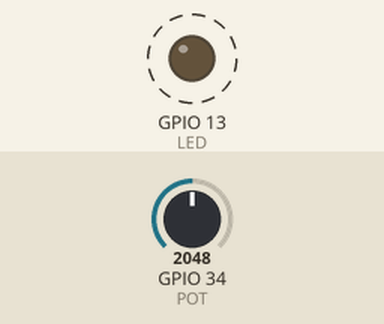
Recording of a sketch running on a simulated ESP32. Parts: output pins drawn as LEDs (lit = HIGH). Dashed ring = blinking. The inputs (shaded band) are chosen by the test bench; at power-on: GPIO 34 (POT) = 2048. What the sketch prints to the serial monitor is not drawn.

Above: at 0.5 s.
Timing chart, 0 to 4.6 s (numbered marks = the images above):
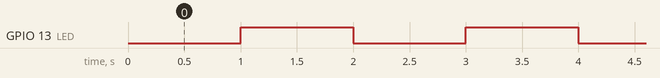

The sketch:

Ticker2.ino
```cpp
#include <Ticker.h>

Ticker tpot;
Ticker tled;

#define LED 13
#define POT 34

int cuentaPot = 0;
const int limitePot = 5;
int cuentaLed = 0;
const int limiteLed = 10;

int estadoLed = 0; // 0 = apagado, 1 = encendido

void leerPot() {
  int valor = analogRead(POT);
  Serial.print("Pot: ");
  Serial.println(valor);
  cuentaPot++;
  if (cuentaPot >= limitePot) {
    Serial.println("Fin pot");
    tpot.detach();
  }
}

void parpadeoLed() {
  if (estadoLed == 0) {
    digitalWrite(LED, HIGH);
    Serial.println("Led ON");
    estadoLed = 1;
  } else {
    digitalWrite(LED, LOW);
    Serial.println("Led OFF");
    estadoLed = 0;
  }
  cuentaLed++;
  if (cuentaLed >= limiteLed) {
    tled.detach();
    digitalWrite(LED, LOW);
    Serial.println("Fin led");
  }
}

void setup() {
  Serial.begin(115200);
  pinMode(LED, OUTPUT);
  Serial.println("Inicio");
  tpot.attach(2, leerPot);
  tled.attach(1, parpadeoLed);
}

void loop() {

}
```

Measured:
- by itself, GPIO 13 (LED): alternates HIGH for 1.0 s and LOW for 1.0 s, 10 changes in all, then stays LOW
